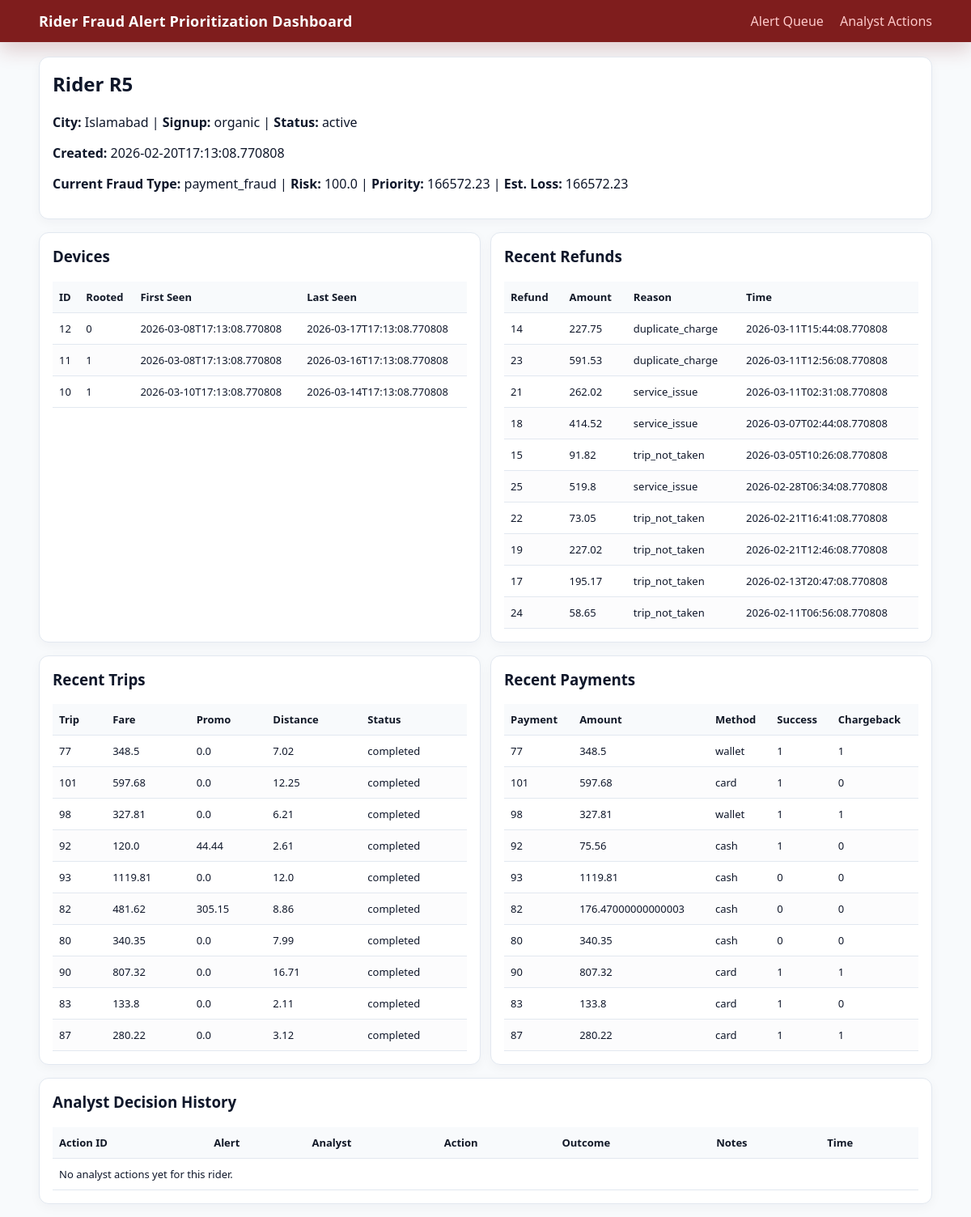
Screenshot of /rider/5 with the database file from the repository.
### tables this page shows
CREATE TABLE riders (
    rider_id INTEGER PRIMARY KEY,
    created_at TEXT NOT NULL,
    city TEXT NOT NULL,
    signup_channel TEXT NOT NULL,
    status TEXT NOT NULL
);

CREATE TABLE alerts (
    alert_id INTEGER PRIMARY KEY AUTOINCREMENT,
    rider_id INTEGER NOT NULL,
    fraud_type TEXT NOT NULL,
    risk_score REAL NOT NULL,
    estimated_loss REAL NOT NULL,
    priority_score REAL NOT NULL,
    created_ts TEXT NOT NULL,
    status TEXT NOT NULL,
    FOREIGN KEY (rider_id) REFERENCES riders(rider_id)
);

CREATE TABLE devices (
    device_id INTEGER PRIMARY KEY AUTOINCREMENT,
    rider_id INTEGER NOT NULL,
    first_seen_ts TEXT NOT NULL,
    last_seen_ts TEXT NOT NULL,
    rooted_flag INTEGER NOT NULL DEFAULT 0,
    FOREIGN KEY (rider_id) REFERENCES riders(rider_id)
);

CREATE TABLE refunds (
    refund_id INTEGER PRIMARY KEY,
    rider_id INTEGER NOT NULL,
    trip_id INTEGER NOT NULL,
    amount REAL NOT NULL,
    reason TEXT NOT NULL,
    ts TEXT NOT NULL,
    FOREIGN KEY (rider_id) REFERENCES riders(rider_id),
    FOREIGN KEY (trip_id) REFERENCES trips(trip_id)
);

CREATE TABLE trips (
    trip_id INTEGER PRIMARY KEY,
    rider_id INTEGER NOT NULL,
    driver_id INTEGER NOT NULL,
    fare REAL NOT NULL,
    promo_amount REAL NOT NULL DEFAULT 0,
    distance_km REAL NOT NULL,
    start_ts TEXT NOT NULL,
    end_ts TEXT NOT NULL,
    status TEXT NOT NULL,
    FOREIGN KEY (rider_id) REFERENCES riders(rider_id)
);

CREATE TABLE payments (
    payment_id INTEGER PRIMARY KEY,
    rider_id INTEGER NOT NULL,
    trip_id INTEGER NOT NULL,
    amount REAL NOT NULL,
    method TEXT NOT NULL,
    success INTEGER NOT NULL,
    chargeback_flag INTEGER NOT NULL DEFAULT 0,
    ts TEXT NOT NULL,
    FOREIGN KEY (rider_id) REFERENCES riders(rider_id),
    FOREIGN KEY (trip_id) REFERENCES trips(trip_id)
);

### app.py (the view)
@app.route("/rider/<int:rider_id>")
def rider_detail(rider_id):
    conn = get_connection()
    rider = conn.execute("SELECT * FROM riders WHERE rider_id = ?", (rider_id,)).fetchone()
    if rider is None:
        conn.close()
        return redirect(url_for("queue"))
    risk_snapshot = conn.execute(
        """
        SELECT fraud_type, risk_score, estimated_loss, priority_score, status, created_ts
        FROM alerts
        WHERE rider_id = ?
        ORDER BY created_ts DESC
        LIMIT 1
        """,
        (rider_id,),
    ).fetchone()
    trips = conn.execute(
        """
        SELECT trip_id, fare, promo_amount, distance_km, start_ts, status
        FROM trips
        WHERE rider_id = ?
        ORDER BY start_ts DESC
        LIMIT 10
        """,
        (rider_id,),
    ).fetchall()
    payments = conn.execute(
        """
        SELECT payment_id, amount, method, success, chargeback_flag, ts
        FROM payments
        WHERE rider_id = ?
        ORDER BY ts DESC
        LIMIT 10
        """,
        (rider_id,),
    ).fetchall()
    refunds = conn.execute(
        """
        SELECT refund_id, amount, reason, ts
        FROM refunds
        WHERE rider_id = ?
        ORDER BY ts DESC
        LIMIT 10
        """,
        (rider_id,),
    ).fetchall()
    devices = conn.execute(
        """
        SELECT device_id, rooted_flag, first_seen_ts, last_seen_ts
        FROM devices
        WHERE rider_id = ?
        ORDER BY last_seen_ts DESC
        """,
        (rider_id,),
    ).fetchall()
    actions = conn.execute(
        """
        SELECT aa.action_id, aa.alert_id, aa.analyst_id, aa.action, aa.outcome_label, aa.notes, aa.action_ts
        FROM analyst_actions aa
        LEFT JOIN alerts a ON a.alert_id = aa.alert_id
        WHERE a.rider_id = ?
        ORDER BY aa.action_ts DESC
        LIMIT 20
        """,
        (rider_id,),
    ).fetchall()
    conn.close()
    return render_template(
        "rider_detail.html",
        rider=rider,
        risk_snapshot=risk_snapshot,
        trips=trips,
        payments=payments,
        refunds=refunds,
        devices=devices,
        actions=actions,
    )

### app.py (called while the page is built)
def get_connection():
    conn = sqlite3.connect(DB_PATH)
    conn.row_factory = sqlite3.Row
    return conn

### templates/rider_detail.html
{% extends "base.html" %}
{% block content %}
<section class="card">
    <h2>Rider R{{ rider.rider_id }}</h2>
    <p><strong>City:</strong> {{ rider.city }} | <strong>Signup:</strong> {{ rider.signup_channel }} | <strong>Status:</strong> {{ rider.status }}</p>
    <p><strong>Created:</strong> {{ rider.created_at }}</p>
    {% if risk_snapshot %}
    <p>
        <strong>Current Fraud Type:</strong> {{ risk_snapshot.fraud_type }} |
        <strong>Risk:</strong> {{ risk_snapshot.risk_score }} |
        <strong>Priority:</strong> {{ risk_snapshot.priority_score }} |
        <strong>Est. Loss:</strong> {{ risk_snapshot.estimated_loss }}
    </p>
    {% else %}
    <p>No current alert snapshot for this rider.</p>
    {% endif %}
</section>
<section class="grid-2">
    <article class="card">
        <h3>Devices</h3>
        <table>
            <thead>
                <tr><th>ID</th><th>Rooted</th><th>First Seen</th><th>Last Seen</th></tr>
            </thead>
            <tbody>
                {% for d in devices %}
                <tr>
                    <td>{{ d.device_id }}</td>
                    <td>{{ d.rooted_flag }}</td>
                    <td>{{ d.first_seen_ts }}</td>
                    <td>{{ d.last_seen_ts }}</td>
                </tr>
                {% else %}
                <tr><td colspan="4">No devices</td></tr>
                {% endfor %}
            </tbody>
        </table>
    </article>
    <article class="card">
        <h3>Recent Refunds</h3>
        <table>
            <thead>
                <tr><th>Refund</th><th>Amount</th><th>Reason</th><th>Time</th></tr>
            </thead>
            <tbody>
                {% for r in refunds %}
                <tr>
                    <td>{{ r.refund_id }}</td>
                    <td>{{ r.amount }}</td>
                    <td>{{ r.reason }}</td>
                    <td>{{ r.ts }}</td>
                </tr>
                {% else %}
                <tr><td colspan="4">No refunds</td></tr>
                {% endfor %}
            </tbody>
        </table>
    </article>
</section>
<section class="grid-2">
    <article class="card">
        <h3>Recent Trips</h3>
        <table>
            <thead>
                <tr><th>Trip</th><th>Fare</th><th>Promo</th><th>Distance</th><th>Status</th></tr>
            </thead>
            <tbody>
                {% for t in trips %}
                <tr>
                    <td>{{ t.trip_id }}</td>
                    <td>{{ t.fare }}</td>
                    <td>{{ t.promo_amount }}</td>
                    <td>{{ t.distance_km }}</td>
                    <td>{{ t.status }}</td>
                </tr>
                {% else %}
                <tr><td colspan="5">No trips</td></tr>
                {% endfor %}
            </tbody>
        </table>
    </article>
    <article class="card">
        <h3>Recent Payments</h3>
        <table>
            <thead>
                <tr><th>Payment</th><th>Amount</th><th>Method</th><th>Success</th><th>Chargeback</th></tr>
            </thead>
            <tbody>
                {% for p in payments %}
                <tr>
                    <td>{{ p.payment_id }}</td>
                    <td>{{ p.amount }}</td>
                    <td>{{ p.method }}</td>
                    <td>{{ p.success }}</td>
                    <td>{{ p.chargeback_flag }}</td>
                </tr>
                {% else %}
                <tr><td colspan="5">No payments</td></tr>
                {% endfor %}
            </tbody>
        </table>
    </article>
</section>
<section class="card">
    <h3>Analyst Decision History</h3>
    <table>
        <thead>
            <tr><th>Action ID</th><th>Alert</th><th>Analyst</th><th>Action</th><th>Outcome</th><th>Notes</th><th>Time</th></tr>
        </thead>
        <tbody>
            {% for a in actions %}
            <tr>
                <td>{{ a.action_id }}</td>
                <td>{{ a.alert_id }}</td>
                <td>{{ a.analyst_id }}</td>
                <td>{{ a.action }}</td>
                <td>{{ a.outcome_label }}</td>
                <td>{{ a.notes }}</td>
                <td>{{ a.action_ts }}</td>
            </tr>
            {% else %}
            <tr><td colspan="7">No analyst actions yet for this rider.</td></tr>
            {% endfor %}
        </tbody>
    </table>
</section>
{% endblock %}

### static/styles.css (style rules this page uses)
* { box-sizing: border-box; }
body { margin: 0; font-family: "Segoe UI", Arial, sans-serif; background: #f8fafc; color: #0f172a; }
.card { background: white; border: 1px solid #e2e8f0; border-radius: 12px; padding: 16px; margin-bottom: 16px; box-shadow: 0 4px 14px rgba(15, 23, 42, 0.04); }
.card h2, .card h3 { margin-top: 0; }
table { width: 100%; border-collapse: collapse; font-size: 13px; }
th, td { border-bottom: 1px solid #e2e8f0; padding: 10px 8px; text-align: left; vertical-align: top; }
th { background: #f8fafc; color: #111827; position: sticky; top: 0; z-index: 1; }
tbody tr:nth-child(even) { background: #fcfcfd; }
.grid-2 { display: grid; gap: 12px; grid-template-columns: 1fr 1fr; }

### rows the page displays
riders: rider_id "5", city "Islamabad", signup_channel "organic", status "active", created_at "2026-02-20T17:13:08.770808"
alerts: fraud_type "payment_fraud", risk_score "100.0", priority_score "166572.23", estimated_loss "166572.23"
devices: device_id "12", rooted_flag "0", first_seen_ts "2026-03-08T17:13:08.770808", last_seen_ts "2026-03-17T17:13:08.770808"
devices: device_id "11", rooted_flag "1", first_seen_ts "2026-03-08T17:13:08.770808", last_seen_ts "2026-03-16T17:13:08.770808"
devices: device_id "10", rooted_flag "1", first_seen_ts "2026-03-10T17:13:08.770808", last_seen_ts "2026-03-14T17:13:08.770808"
refunds: refund_id "14", amount "227.75", reason "duplicate_charge", ts "2026-03-11T15:44:08.770808"
refunds: refund_id "23", amount "591.53", reason "duplicate_charge", ts "2026-03-11T12:56:08.770808"
refunds: refund_id "21", amount "262.02", reason "service_issue", ts "2026-03-11T02:31:08.770808"
refunds: refund_id "18", amount "414.52", reason "service_issue", ts "2026-03-07T02:44:08.770808"
refunds: refund_id "15", amount "91.82", reason "trip_not_taken", ts "2026-03-05T10:26:08.770808"
refunds: refund_id "25", amount "519.8", reason "service_issue", ts "2026-02-28T06:34:08.770808"
refunds: refund_id "22", amount "73.05", reason "trip_not_taken", ts "2026-02-21T16:41:08.770808"
refunds: refund_id "19", amount "227.02", reason "trip_not_taken", ts "2026-02-21T12:46:08.770808"
refunds: refund_id "17", amount "195.17", reason "trip_not_taken", ts "2026-02-13T20:47:08.770808"
refunds: refund_id "24", amount "58.65", reason "trip_not_taken", ts "2026-02-11T06:56:08.770808"
trips: trip_id "77", fare "348.5", promo_amount "0.0", distance_km "7.02", status "completed"
trips: trip_id "101", fare "597.68", promo_amount "0.0", distance_km "12.25", status "completed"
trips: trip_id "98", fare "327.81", promo_amount "0.0", distance_km "6.21", status "completed"
trips: trip_id "92", fare "120.0", promo_amount "44.44", distance_km "2.61", status "completed"
trips: trip_id "93", fare "1119.81", promo_amount "0.0", distance_km "12.0", status "completed"
trips: trip_id "82", fare "481.62", promo_amount "305.15", distance_km "8.86", status "completed"
trips: trip_id "80", fare "340.35", promo_amount "0.0", distance_km "7.99", status "completed"
trips: trip_id "90", fare "807.32", promo_amount "0.0", distance_km "16.71", status "completed"
trips: trip_id "83", fare "133.8", promo_amount "0.0", distance_km "2.11", status "completed"
trips: trip_id "87", fare "280.22", promo_amount "0.0", distance_km "3.12", status "completed"
payments: payment_id "77", amount "348.5", method "wallet", success "1", chargeback_flag "1"
payments: payment_id "101", amount "597.68", method "card", success "1", chargeback_flag "0"
payments: payment_id "98", amount "327.81", method "wallet", success "1", chargeback_flag "1"
payments: payment_id "92", amount "75.56", method "cash", success "1", chargeback_flag "0"
payments: payment_id "93", amount "1119.81", method "cash", success "0", chargeback_flag "0"
payments: payment_id "82", amount "176.47000000000003", method "cash", success "0", chargeback_flag "0"
payments: payment_id "80", amount "340.35", method "cash", success "0", chargeback_flag "0"
payments: payment_id "90", amount "807.32", method "card", success "1", chargeback_flag "1"
payments: payment_id "83", amount "133.8", method "card", success "1", chargeback_flag "0"
payments: payment_id "87", amount "280.22", method "card", success "1", chargeback_flag "1"
